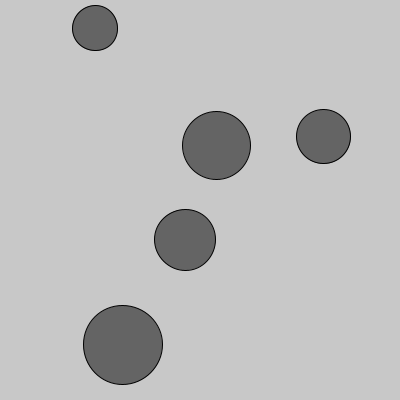
Frame 1 (no input)
Frame 60 (the mouse pressed at the canvas centre just before this capture): identical to frame 1, image omitted
Frame 120 (the mouse held since frame 60 and released just before this capture): identical to frame 1, image omitted

The Processing sketch that drew this single still picture (run headless with seeded random() and noise(); from frame 60 on, the mouse is pressed at the canvas centre):

// Processing sketch: ClickOnCircles
// ── ClickOnCircles.pde
// ClickOnCircles
//
// Simple game where you click on circles
// until they are all gone. Then new circles
// are generated.
//
// Dan Wilcox danomatika.com 2016

ArrayList<Circle> circles;

int numCircles = 5;

void setup() {
  size(400, 400);
  
  circles = new ArrayList<Circle>();
  
  // create some circles
  makeCircles(numCircles);
}

void draw() {
  background(200);
  
  // draw the circles
  for(int i = 0; i < circles.size(); ++i) {
    Circle c = circles.get(i);
    if(c.alive == true) {
      c.draw();  
    }
  }
  
  // if they are all gone, make some more...
  if(circles.size() == 0) {
      makeCircles(numCircles);
  }
  
}

void mousePressed() {
  
  // check if the mouse clicked on any of the circles
  for(int i = 0; i < circles.size(); ++i) {
    Circle c = circles.get(i);
    
    // if it was clicked on, it's dead
    // so remove it
    if(c.wasClicked(mouseX, mouseY)) {
      c.alive = false;
      println("removing circle at "+int(c.pos.x)+" "+int(c.pos.y));
      circles.remove(c);
    }
  }
}

void makeCircles(int num) {
  for(int i = 0; i < num; ++i) {
    Circle c = new Circle();
    circles.add(c);
  }
  println("made "+num+" circles");
}
// ── Circle.pde

class Circle {
  
  PVector pos;
  float diameter;
  
  boolean alive = true;
  
  Circle() {
    diameter = random(40, 100);
    pos = new PVector();
    pos.x = random(diameter/2, width-diameter/2);
    pos.y = random(diameter/2, height-diameter/2);
  }
  
  void draw() {
    fill(100);
    ellipse(pos.x, pos.y, diameter, diameter);  
  }
  
  boolean wasClicked(int x, int y) {
    float d = dist(pos.x, pos.y, x, y);
    if(d <= diameter/2) {
      return true;
    }
    else {
      return false;
    }
  }
}
